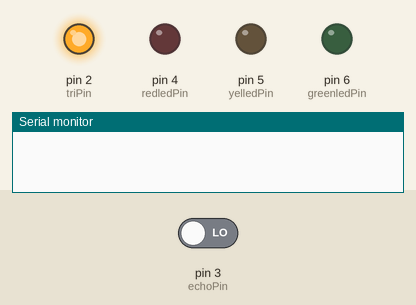
The sketch below on a simulated Arduino Uno, built with avr-gcc and run on an emulated ATmega328P. Parts: output pins drawn as LEDs (lit = HIGH), the last lines printed to the serial monitor. The test bench sets the inputs (shaded band); at power-on: pin 3 (echoPin) LOW.

Above: at 0.1 s.
At 1.1 s:
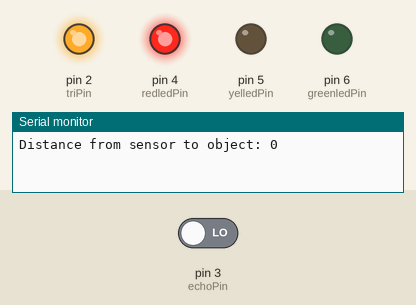
Timing chart, 0 to 2.6 s (numbered marks = the images above):
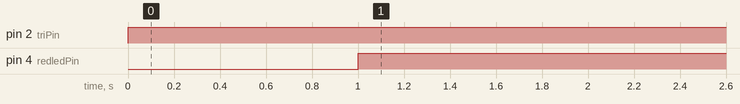

The sketch:

sketch_jun28b.ino
```cpp
int distance ;
int triPin = 2;
int echoPin =3;
int redledPin = 4;
int yelledPin = 5;
int greenledPin = 6;

void setup() {
  // put your setup code here, to run once:
pinMode(triPin, OUTPUT);
pinMode(echoPin, INPUT);
pinMode(redledPin, OUTPUT);
pinMode(yelledPin, OUTPUT);
pinMode(greenledPin, OUTPUT);
Serial.begin(9600);
}

void loop() {
  // put your main code here, to run repeatedly:
  digitalWrite(triPin,HIGH);
  delayMicroseconds(10);
  digitalWrite(triPin,LOW);
  delayMicroseconds(5);
  digitalWrite(triPin, HIGH);
  delayMicroseconds(10);
int time = pulseIn(echoPin, HIGH);
  distance = 0.0343 * time / 2;
  Serial.print("Distance from sensor to object: ");
  Serial.println(distance);
  if (distance>15) {
        digitalWrite(redledPin, LOW); // Red LED off
        digitalWrite(yelledPin, LOW); // Yellow LED off
        digitalWrite(greenledPin, LOW); // Green LED off
    } else if (distance > 10 && distance <= 15) {
        digitalWrite(redledPin, LOW); // Red LED off
        digitalWrite(yelledPin, LOW); // Yellow LED off
        digitalWrite(greenledPin, HIGH);  // Green LED on
    } else if (distance > 5 && distance <= 10) {
        digitalWrite(redledPin, LOW); // Red LED off
        digitalWrite(yelledPin, HIGH);  // Yellow LED on
        digitalWrite(greenledPin ,LOW);  // Green LED oFF
    } else if (distance <=5) {
        digitalWrite(redledPin, HIGH);  // Red LED on
        digitalWrite(yelledPin, LOW);  // Yellow LED oFF
        digitalWrite(greenledPin, LOW);  // Green LED oFF
    } else {
        digitalWrite(redledPin, LOW);  // Red LED off
        digitalWrite(yelledPin, LOW);  // Yellow LED off
        digitalWrite(greenledPin, LOW);  // Green LED off
        }
}
```

Measured:
- by itself, pin 2 (triPin): LOW → HIGH at 0.00 s
- by itself, pin 4 (redledPin): LOW → HIGH at 1.0 s
